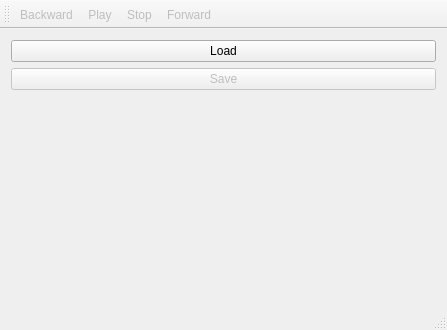
<?xml version="1.0" encoding="UTF-8"?>
<ui version="4.0">
 <class>MainWindow</class>
 <widget class="QMainWindow" name="MainWindow">
  <property name="geometry">
   <rect>
    <x>0</x>
    <y>0</y>
    <width>447</width>
    <height>330</height>
   </rect>
  </property>
  <property name="sizePolicy">
   <sizepolicy hsizetype="Expanding" vsizetype="Expanding">
    <horstretch>0</horstretch>
    <verstretch>0</verstretch>
   </sizepolicy>
  </property>
  <property name="windowTitle">
   <string>Game of Life</string>
  </property>
  <widget class="QWidget" name="centralWidget">
   <layout class="QHBoxLayout" name="horizontalLayout">
    <item>
     <layout class="QVBoxLayout" name="verticalLayout">
      <item>
       <widget class="QPushButton" name="loadButton">
        <property name="text">
         <string>Load</string>
        </property>
       </widget>
      </item>
      <item>
       <widget class="QPushButton" name="saveButton">
        <property name="enabled">
         <bool>false</bool>
        </property>
        <property name="text">
         <string>Save</string>
        </property>
       </widget>
      </item>
      <item>
       <spacer name="verticalSpacer">
        <property name="orientation">
         <enum>Qt::Vertical</enum>
        </property>
        <property name="sizeHint" stdset="0">
         <size>
          <width>20</width>
          <height>40</height>
         </size>
        </property>
       </spacer>
      </item>
     </layout>
    </item>
   </layout>
  </widget>
  <widget class="QMenuBar" name="menuBar">
   <property name="geometry">
    <rect>
     <x>0</x>
     <y>0</y>
     <width>447</width>
     <height>21</height>
    </rect>
   </property>
  </widget>
  <widget class="QToolBar" name="mainToolBar">
   <property name="enabled">
    <bool>true</bool>
   </property>
   <property name="layoutDirection">
    <enum>Qt::LeftToRight</enum>
   </property>
   <property name="iconSize">
    <size>
     <width>18</width>
     <height>18</height>
    </size>
   </property>
   <attribute name="toolBarArea">
    <enum>TopToolBarArea</enum>
   </attribute>
   <attribute name="toolBarBreak">
    <bool>false</bool>
   </attribute>
   <addaction name="actionBackward"/>
   <addaction name="actionPlay"/>
   <addaction name="actionStop"/>
   <addaction name="actionForward"/>
  </widget>
  <widget class="QStatusBar" name="statusBar"/>
  <action name="actionPlay">
   <property name="enabled">
    <bool>false</bool>
   </property>
   <property name="icon">
    <iconset resource="icons.qrc">
     <normaloff>:/resources/play.png</normaloff>:/resources/play.png</iconset>
   </property>
   <property name="text">
    <string>Play</string>
   </property>
   <property name="shortcut">
    <string>Ctrl+P</string>
   </property>
  </action>
  <action name="actionStop">
   <property name="enabled">
    <bool>false</bool>
   </property>
   <property name="icon">
    <iconset resource="icons.qrc">
     <normaloff>:/resources/stop.png</normaloff>:/resources/stop.png</iconset>
   </property>
   <property name="text">
    <string>Stop</string>
   </property>
   <property name="shortcut">
    <string>Ctrl+S</string>
   </property>
  </action>
  <action name="actionForward">
   <property name="enabled">
    <bool>false</bool>
   </property>
   <property name="icon">
    <iconset resource="icons.qrc">
     <normaloff>:/resources/forward.png</normaloff>:/resources/forward.png</iconset>
   </property>
   <property name="text">
    <string>Forward</string>
   </property>
   <property name="shortcut">
    <string>Ctrl+F</string>
   </property>
  </action>
  <action name="actionBackward">
   <property name="enabled">
    <bool>false</bool>
   </property>
   <property name="icon">
    <iconset resource="icons.qrc">
     <normaloff>:/resources/backward.png</normaloff>:/resources/backward.png</iconset>
   </property>
   <property name="text">
    <string>Backward</string>
   </property>
   <property name="shortcut">
    <string>Ctrl+B</string>
   </property>
  </action>
 </widget>
 <layoutdefault spacing="6" margin="11"/>
 <resources>
  <include location="icons.qrc"/>
 </resources>
 <connections/>
</ui>
